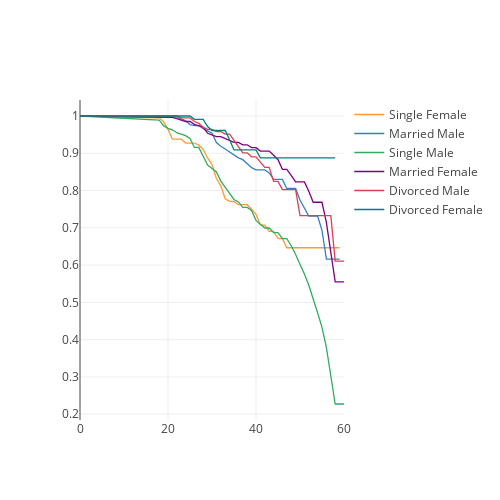

Notebook source saved alongside this figure:
### Code cell
surv_MaritalGend_age.iplot(kind='line',
           xTitle='Age', 
           yTitle='Attrition', 
           layout=go.Layout(autosize=False,width=500,height=500))
